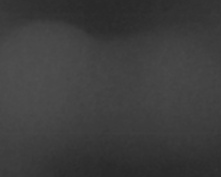
#> input picture model/scripts/image.png, 221 x 177 px, given as the content of the folder ../scripts/image.png, which was not available
$ python adaptive-image-processor.py
#> lines starting #> are read from the running program, lines starting #| are printed output that depends on the picture; pictures that were not available may be replaced by others from this repository, and a replacement may not be noted
import numpy as np
import cv2
import matplotlib.pyplot as plt
from typing import Tuple, Dict, Optional
import os
import platform
import argparse
import sys
from pathlib import Path

def imread_universal(file_path, flags=cv2.IMREAD_COLOR):
    """跨平台读取图片函数，支持不同的读取模式"""
    if platform.system() == "Windows":
        # Windows下使用numpy+imdecode方式
        with open(file_path, 'rb') as f:
            img_data = f.read()
        img_array = np.frombuffer(img_data, np.uint8)
        return cv2.imdecode(img_array, flags)
    else:
        # Linux/Mac下直接使用cv2.imread
        return cv2.imread(file_path, flags)

class AdaptiveImageProcessor:
    """
    自适应图像处理器
    集成窗口化、智能亮度调整、自适应增强和负片处理功能
    特别适用于焊缝检测和医学影像处理
    """

    def __init__(self, use_negative: bool = True):
        """
        初始化处理器

        Args:
            use_negative: 是否启用负片处理
        """
        self.use_negative = use_negative
        self.image_stats = None

    def analyze_image(self, image: np.ndarray) -> Dict:
        """
        分析图像统计特征

        Args:
            image: 输入图像 (灰度图)

        Returns:
            包含图像统计信息的字典
        """
        # 确保是灰度图
        if len(image.shape) == 3:
            gray = cv2.cvtColor(image, cv2.COLOR_BGR2GRAY)
        else:
            gray = image.copy()

        # 基本统计
        mean = np.mean(gray)
        std = np.std(gray)
        min_val = np.min(gray)
        max_val = np.max(gray)

        # 计算百分位数
        percentiles = {
            'p1': np.percentile(gray, 1),
            'p5': np.percentile(gray, 5),
            'p25': np.percentile(gray, 25),
            'p75': np.percentile(gray, 75),
            'p95': np.percentile(gray, 95),
            'p99': np.percentile(gray, 99)
        }

        # 图像特征判断
        features = {
            'dynamic_range': max_val - min_val,
            'contrast': std / mean if mean > 0 else 0,
            'brightness': mean,
            'is_dark': mean < 85,
            'is_bright': mean > 170,
            'is_low_contrast': std < 30,
            'is_high_contrast': std > 80
        }

        self.image_stats = {
            'mean': mean,
            'std': std,
            'min': min_val,
            'max': max_val,
            'percentiles': percentiles,
            'features': features
        }

        return self.image_stats

    def auto_set_bone_metal_window(self) -> Tuple[int, int]:
        """
        自动设置骨骼/金属窗口参数
        适合高密度材料，如X光片中的骨骼或焊缝金属

        Returns:
            (window_center, window_width) 窗口中心和窗口宽度
        """
        if not self.image_stats:
            return 128, 256

        stats = self.image_stats

        # 骨骼/金属窗口：适合高密度材料
        # 使用较高的窗口中心和较宽的窗口宽度
        center = int(round(stats['mean'] + stats['std']))
        width = int(round(stats['std'] * 6))

        # 确保参数在有效范围内
        center = max(0, min(255, center))
        width = max(100, min(512, width))

        return center, width

    def apply_windowing(self, image: np.ndarray, window_center: int, window_width: int) -> np.ndarray:
        """
        应用窗口化处理

        Args:
            image: 输入图像
            window_center: 窗口中心
            window_width: 窗口宽度

        Returns:
            窗口化处理后的图像
        """
        if len(image.shape) == 3:
            gray = cv2.cvtColor(image, cv2.COLOR_BGR2GRAY).astype(np.float32)
        else:
            gray = image.astype(np.float32)

        min_value = window_center - window_width / 2
        max_value = window_center + window_width / 2

        # 应用窗口化
        windowed = np.where(gray <= min_value, 0,
                           np.where(gray >= max_value, 255,
                                   ((gray - min_value) / window_width) * 255))

        return windowed.astype(np.uint8)

    def apply_negative_transform(self, image: np.ndarray) -> np.ndarray:
        """
        应用负片变换

        Args:
            image: 输入图像

        Returns:
            负片处理后的图像
        """
        if len(image.shape) == 3:
            gray = cv2.cvtColor(image, cv2.COLOR_BGR2GRAY)
        else:
            gray = image.copy()

        negative = 255 - gray
        return negative.astype(np.uint8)

    def process_image(self, image: np.ndarray, apply_negative: bool = None) -> np.ndarray:
        """
        完整的图像处理流程
        保留现有逻辑：分析 -> 骨骼/金属窗口 -> 负片变换

        Args:
            image: 输入图像
            apply_negative: 是否应用负片处理，None时使用初始化设置

        Returns:
            处理后的图像
        """
        if apply_negative is None:
            apply_negative = self.use_negative

        # 1. 分析图像
        self.analyze_image(image)

        # 2. 自动设置骨骼/金属窗口
        window_center, window_width = self.auto_set_bone_metal_window()

        # 3. 应用窗口化
        windowed = self.apply_windowing(image, window_center, window_width)

        # 4. 应用负片变换（如果启用）
        if apply_negative:
            final_result = self.apply_negative_transform(windowed)
        else:
            final_result = windowed

        return final_result

    def process_directory(self, input_dir: str, output_dir: str,
                         image_extensions: tuple = ('.jpg', '.jpeg', '.png', '.bmp', '.tiff', '.tif')):
        """
        批量处理目录中的所有图片

        Args:
            input_dir: 输入图片目录
            output_dir: 输出目录
            image_extensions: 支持的图片格式
        """
        input_path = Path(input_dir)
        output_path = Path(output_dir)

        # 检查输入目录是否存在
        if not input_path.exists():
            print(f"错误: 输入目录不存在 - {input_dir}")
            return False

        # 创建输出目录
        output_path.mkdir(parents=True, exist_ok=True)

        # 获取所有图片文件
        image_files = []
        for ext in image_extensions:
            image_files.extend(input_path.glob(f"*{ext}"))
            image_files.extend(input_path.glob(f"*{ext.upper()}"))

        if not image_files:
            print(f"在目录 {input_dir} 中未找到支持的图片文件")
            print(f"支持的格式: {image_extensions}")
            return False

        print(f"找到 {len(image_files)} 个图片文件")
        print("=" * 60)

        success_count = 0
        error_count = 0

        for i, image_file in enumerate(image_files, 1):
            try:
                print(f"处理第 {i}/{len(image_files)} 个图片: {image_file.name}")

                # 读取图像
                original = imread_universal(str(image_file), cv2.IMREAD_GRAYSCALE)
                if original is None:
                    print(f"  错误: 无法读取图片 {image_file.name}")
                    error_count += 1
                    continue

                # 处理图像
                processed = self.process_image(original)

                # 保存原图和处理后的图像到同一目录
                base_name = image_file.stem

                # 保存原图
                original_save_path = output_path / f"{base_name}_src.png"
                cv2.imwrite(str(original_save_path), original)

                # 保存处理后的图像
                processed_save_path = output_path / f"{base_name}_process.png"
                cv2.imwrite(str(processed_save_path), processed)

                # 输出处理信息
                if self.image_stats:
                    stats = self.image_stats
                    print(f"  图像信息: 均值={stats['mean']:.1f}, 标准差={stats['std']:.1f}")
                    window_center, window_width = self.auto_set_bone_metal_window()
                    print(f"  处理参数: 窗口中心={window_center}, 窗口宽度={window_width}")

                print(f"  ✓ 已保存: {original_save_path.name} 和 {processed_save_path.name}")
                success_count += 1

            except Exception as e:
                print(f"  错误: 处理图片 {image_file.name} 时发生异常: {str(e)}")
                error_count += 1

            print("-" * 60)

        # 输出处理结果摘要
        print("=" * 60)
        print("批量处理完成!")
        print(f"总计: {len(image_files)} 个文件")
        print(f"成功: {success_count} 个")
        print(f"失败: {error_count} 个")
        print(f"输出目录: {output_path}")
        print(f"文件命名规则:")
        print(f"  - 原图: [文件名]_原图.png")
        print(f"  - 处理后: [文件名]_处理后.png")

        # 生成处理报告
        self.generate_report(output_path, len(image_files), success_count, error_count)

        return success_count > 0

    def generate_report(self, output_dir: Path, total: int, success: int, error: int):
        """
        生成处理报告

        Args:
            output_dir: 输出目录
            total: 总文件数
            success: 成功处理数
            error: 处理失败数
        """
        report_path = output_dir / "处理报告.txt"

        with open(report_path, 'w', encoding='utf-8') as f:
            f.write("图像处理批量处理报告\n")
            f.write("=" * 40 + "\n\n")
            f.write(f"处理时间: {str(np.datetime64('now'))}\n")
            f.write(f"总文件数: {total}\n")
            f.write(f"成功处理: {success}\n")
            f.write(f"处理失败: {error}\n")
            f.write(f"成功率: {success/total*100:.1f}%\n\n")

            f.write("处理设置:\n")
            f.write(f"- 负片处理: {'开启' if self.use_negative else '关闭'}\n")
            f.write("- 窗口化: 骨骼/金属模式\n")
            f.write("- 自适应参数: 基于图像统计自动设置\n\n")

            f.write("文件命名规则:\n")
            f.write("- [文件名]_原图.png : 原始图像副本\n")
            f.write("- [文件名]_处理后.png : 窗口化+负片处理后的图像\n")

        print(f"处理报告已保存: {report_path}")


def main():
    """
    主函数 - 支持命令行参数
    """
    parser = argparse.ArgumentParser(description='自适应图像处理器 - 批量处理模式')
    parser.add_argument('input_dir', help='输入图片目录路径')
    parser.add_argument('output_dir', help='输出目录路径')
    parser.add_argument('--no-negative', action='store_true', help='禁用负片处理')

    # 如果没有命令行参数，使用交互模式
    if len(sys.argv) == 1:
        print("自适应图像处理器 - 批量处理模式")
        print("=" * 50)

        # 交互式获取参数
        input_dir = input("请输入图片所在目录路径: ").strip()
#> the answer given: ../scripts/image.png
        if not input_dir:
            print("未指定输入目录，程序退出")
            return

        output_dir = input("请输入输出目录路径 (默认: ./output): ").strip()
#> the answer given: out.png
        if not output_dir:
            output_dir = "./output"

        use_negative = input("是否启用负片处理? (y/n, 默认: y): ").strip().lower()
#> the answer given: y
        use_negative = use_negative != 'n'

    else:
        # 命令行模式
        args = parser.parse_args()
        input_dir = args.input_dir
        output_dir = args.output_dir
        use_negative = not args.no_negative

    # 创建处理器
    processor = AdaptiveImageProcessor(use_negative=use_negative)

    print(f"\n处理设置:")
    print(f"输入目录: {input_dir}")
    print(f"输出目录: {output_dir}")
    print(f"负片处理: {'开启' if use_negative else '关闭'}")

    # 确认开始处理（仅交互模式）
    if len(sys.argv) == 1:
        confirm = input("\n开始批量处理? (y/n): ").strip().lower()
#> the answer given: y
        if confirm != 'y':
            print("用户取消，程序退出")
            return

    # 开始批量处理
    success = processor.process_directory(input_dir, output_dir)
#> in imread_universal, returned value is the input picture: shape (177, 221); min 40, max 80, mean 60.8
#> in analyze_image, `mean = np.mean(gray)`: mean = 60.76
#> in analyze_image, `std = np.std(gray)`: std = 9.74
#> in analyze_image, `min_val = np.min(gray)`: min_val = 40
#> in analyze_image, `max_val = np.max(gray)`: max_val = 80
#> in analyze_image, `percentiles = { 'p1': np.percentile(gray, 1), 'p5': np.percentile(gray..`: percentiles = {'p1': 42, 'p5': 44, 'p25': 52, 'p75': 68, 'p95': 75, 'p99': 77}
#> in analyze_image, `features = { 'dynamic_range': max_val - min_val, 'contrast': std / mea..`: features = {'dynamic_range': 40, 'contrast': 0.16, 'brightness': 60.76, 'is_dark': True, 'is_bright': False, 'is_low_contrast': True, 'is_high_contrast': False}
#> in auto_set_bone_metal_window, `stats = self.image_stats`: stats = 6 items
#> in auto_set_bone_metal_window, `center = int(round(stats['mean'] + stats['std']))`: center = 70
#> in auto_set_bone_metal_window, `width = int(round(stats['std'] * 6))`: width = 58
#> in auto_set_bone_metal_window, `width = max(100, min(512, width))`: width = 100
#> in process_image, `window_center, window_width = self.auto_set_bone_metal_window()`: window_center = 70; window_width = 100
#> in apply_windowing, `gray = image.astype(np.float32)`:
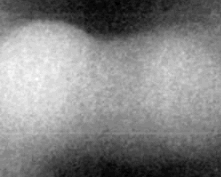
#> gray: shape (177, 221) float32; min 40, max 80, mean 60.8; drawn with min black and max white
#> in apply_windowing, `min_value = window_center - window_width / 2`: min_value = 20
#> in apply_windowing, `max_value = window_center + window_width / 2`: max_value = 120
#> in apply_windowing, `windowed = np.where(gray <= min_value, 0, np.where(gray >= max_value, ..`:
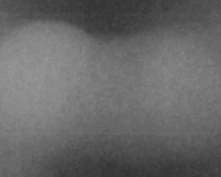
#> windowed: shape (177, 221) float32; min 51, max 153, mean 103.9
#> in apply_negative_transform, `negative = 255 - gray`:
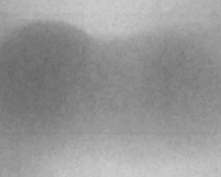
#> negative: shape (177, 221); min 102, max 204, mean 151.6
#> in process_directory, `stats = self.image_stats`: stats = 6 items
#|   图像信息: 均值=60.8, 标准差=9.7
#> in process_directory, `window_center, window_width = self.auto_set_bone_metal_window()`: window_center = 70; window_width = 100
#|   处理参数: 窗口中心=70, 窗口宽度=100

    if success:
        print("\n✅ 批量处理成功完成!")
    else:
        print("\n❌ 批量处理失败!")
        sys.exit(1)


if __name__ == "__main__":
    main()
